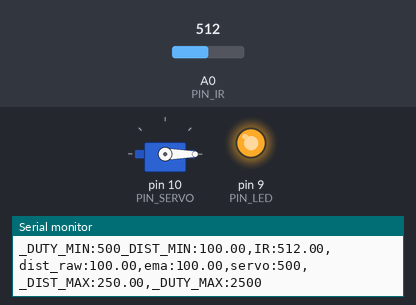
Simulated run of this sketch. Board: Arduino Uno, built with avr-gcc and run on an emulated ATmega328P. Parts: servo, output pins drawn as LEDs (lit = HIGH), the last lines printed to the serial monitor. The inputs (shaded band) are chosen by the test bench; at power-on: A0 (PIN_IR) = 512.

Above: at 1.2 s.
1.3 s: A0 (PIN_IR) set to 500
2.8 s: A0 (PIN_IR) set to 483
At 4.0 s:
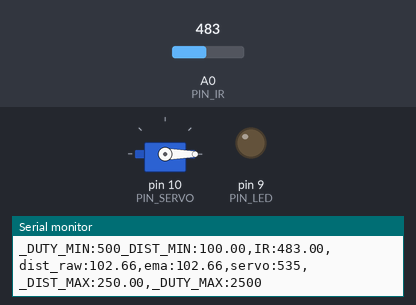
4.3 s: A0 (PIN_IR) set to 306
At 5.9 s:
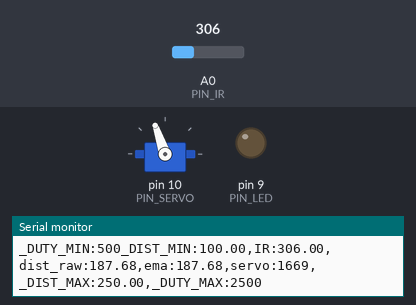
6.2 s: A0 (PIN_IR) set to 240
At 6.8 s:
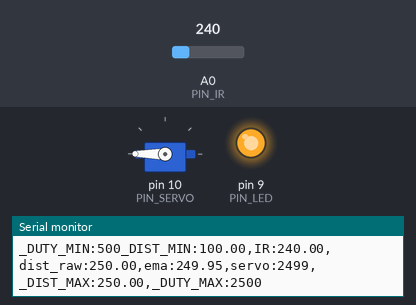
7.8 s: A0 (PIN_IR) set to 243
At 8.3 s:
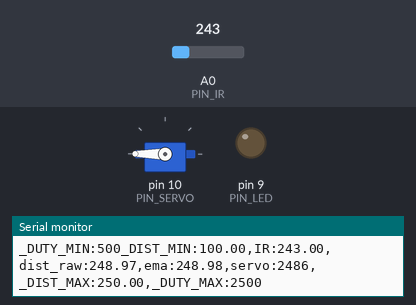
9.3 s: A0 (PIN_IR) set to 260
At 10.6 s:
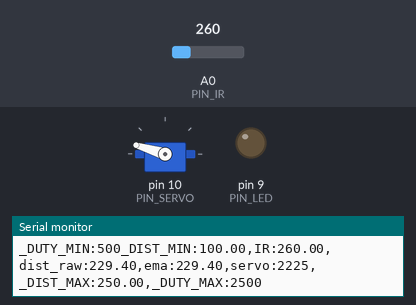
Timing chart, 0 to 12.1 s (numbered marks = the images above; inputs shaded):
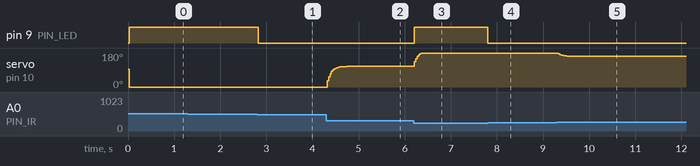

Measured:
- the behaviour switches between 493 and 492 on A0 (PIN_IR) (found by bisection; images 0 and 1)
- the behaviour switches between 242 and 243 on A0 (PIN_IR) (found by bisection; images 3 and 4)
- after the input at 2.8 s, pin 9 (PIN_LED): HIGH → LOW at once
- after the input at 4.3 s, servo on pin 10 (PIN_SERVO): moves from 0° to 109° over 0.42 s, starting at once
- after the input at 6.2 s, pin 9 (PIN_LED): LOW → HIGH at once; servo on pin 10 (PIN_SERVO): 109° → 180° at once
- after the input at 7.8 s, pin 9 (PIN_LED): HIGH → LOW at once
- after the input at 9.3 s, servo on pin 10 (PIN_SERVO): 180° → 164° at once, → 163° 0.30 s later

The sketch:

17_example_3.ino
```cpp
#include <Servo.h>

// Arduino pin assignment

#define PIN_IR    0         // IR sensor at Pin A0
#define PIN_LED   9
#define PIN_SERVO 10

#define _DUTY_MIN 500  // servo full clock-wise position (0 degree)
#define _DUTY_NEU 1500  // servo neutral position (90 degree)
#define _DUTY_MAX 2500  // servo full counter-clockwise position (180 degree)

#define _DIST_MIN  100.0   // minimum distance 100mm
#define _DIST_MAX  250.0   // maximum distance 250mm

#define EMA_ALPHA  0.3      // for EMA Filter

#define LOOP_INTERVAL 30   // Loop Interval (unit: msec)

Servo myservo;
unsigned long last_loop_time;   // unit: msec

float dist_prev = _DIST_MIN;
float dist_ema = _DIST_MIN;

void setup()
{
  pinMode(PIN_LED, OUTPUT);

  myservo.attach(PIN_SERVO);
  myservo.writeMicroseconds(_DUTY_NEU);

  Serial.begin(1000000);    // 1,000,000 bps
}

void loop()
{
  unsigned long time_curr = millis();
  int duty;
  float a_value, dist_raw;

  // wait until next event time
  if (time_curr < (last_loop_time + LOOP_INTERVAL))
    return;
  last_loop_time += LOOP_INTERVAL;

  a_value = analogRead(PIN_IR);
  dist_raw = ((6762.0 / (a_value - 9.0)) - 4.0) * 10.0;

  if (dist_raw < _DIST_MIN)
  {
    dist_raw = _DIST_MIN;
    digitalWrite(PIN_LED, 1);
  }
  else if (_DIST_MAX < dist_raw)
  {
    dist_raw = _DIST_MAX;
    digitalWrite(PIN_LED, 1);
  }
  else digitalWrite(PIN_LED, 0);

  dist_ema = dist_raw * EMA_ALPHA + dist_prev * (1 - EMA_ALPHA);
  dist_prev = dist_ema;

  duty = (_DUTY_MAX - _DUTY_MIN) * 1.0 * ((dist_ema - _DIST_MIN)/(_DIST_MAX - _DIST_MIN)) + _DUTY_MIN;

  myservo.writeMicroseconds(duty);

  Serial.print("_DUTY_MIN:");  Serial.print(_DUTY_MIN);
  Serial.print("_DIST_MIN:");  Serial.print(_DIST_MIN);
  Serial.print(",IR:");        Serial.print(a_value);
  Serial.print(",dist_raw:");  Serial.print(dist_raw);
  Serial.print(",ema:");       Serial.print(dist_ema);
  Serial.print(",servo:");     Serial.print(duty);
  Serial.print(",_DIST_MAX:"); Serial.print(_DIST_MAX);
  Serial.print(",_DUTY_MAX:"); Serial.print(_DUTY_MAX);
  Serial.println("");
}
```
